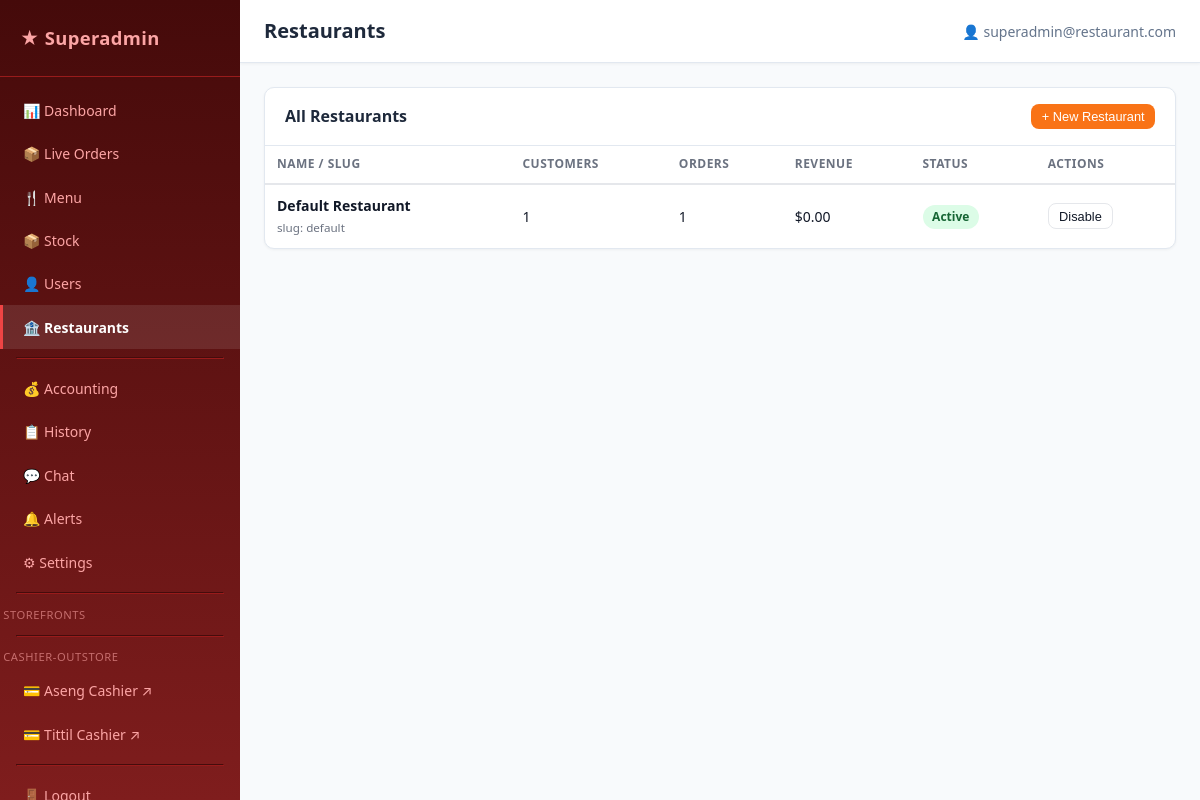
/superadmin/restaurants.php (signed in), run on the app's committed database.
### tables this page shows
CREATE TABLE Restaurant (
    id          TEXT PRIMARY KEY,
    name        TEXT NOT NULL,
    slug        TEXT NOT NULL UNIQUE,
    description TEXT,
    isActive    INTEGER NOT NULL DEFAULT 1,
    createdAt   TEXT NOT NULL DEFAULT (datetime('now')),
    updatedAt   TEXT NOT NULL DEFAULT (datetime('now'))
);

### db.php (called while the page is built, shortened)
<?php
function get_db(): PDO {
    static $pdo = null;
    if ($pdo === null) {
        $pdo = new PDO('sqlite:' . DB_PATH, null, null, [
            PDO::ATTR_ERRMODE            => PDO::ERRMODE_EXCEPTION,
            PDO::ATTR_DEFAULT_FETCH_MODE => PDO::FETCH_ASSOC,
        ]);
        $pdo->exec('PRAGMA foreign_keys = ON');
        $pdo->exec('PRAGMA journal_mode = WAL');
    }
    return $pdo;
}
function db_query(string $sql, array $params = []): array {
    $stmt = get_db()->prepare($sql);
    $stmt->execute($params);
    return $stmt->fetchAll();
}

### superadmin/restaurants.php (the view, shortened to what this page needs)
<?php
require_once dirname(__DIR__) . '/db.php';
include dirname(__DIR__) . '/includes/superadmin_header.php';
$restaurants = db_query(
    'SELECT r.*,
            (SELECT COUNT(*) FROM "Order" WHERE restaurantId = r.id) AS totalOrders,
            (SELECT COALESCE(SUM(CAST(totalAmount AS REAL)),0) FROM "Order" WHERE restaurantId = r.id AND status IN ("COMPLETED","READY","OUT_FOR_DELIVERY")) AS totalRevenue,
            (SELECT COUNT(*) FROM User WHERE restaurantId = r.id AND role = "CUSTOMER") AS customers,
            (SELECT COUNT(*) FROM User WHERE restaurantId = r.id AND role IN ("ADMIN","MANAGER")) AS admins
     FROM Restaurant r ORDER BY r.createdAt DESC'
);
?>
<div class="sa-card">
    <div class="sa-card-header">
        <h2>All Restaurants</h2>
        <button class="btn btn-primary btn-sm" id="add-restaurant-btn">+ New Restaurant</button>
    </div>
    <table class="table">
        <thead>
            <tr><th>Name / Slug</th><th>Customers</th><th>Orders</th><th>Revenue</th><th>Status</th><th>Actions</th></tr>
        </thead>
        <tbody>
        <?php foreach ($restaurants as $r): ?>
        <tr id="restaurant-row-<?= htmlspecialchars($r['id']) ?>">
            <td>
                <strong><?= htmlspecialchars($r['name']) ?></strong><br>
                <small class="text-muted">slug: <?= htmlspecialchars($r['slug']) ?></small>
            </td>
            <td><?= (int)$r['customers'] ?></td>
            <td><?= (int)$r['totalOrders'] ?></td>
            <td>$<?= number_format((float)$r['totalRevenue'], 2) ?></td>
            <td>
                <span class="<?= $r['isActive'] ? 'restaurant-active' : 'restaurant-inactive' ?>">
                    <?= $r['isActive'] ? 'Active' : 'Inactive' ?>
                </span>
            </td>
            <td>
                <button class="btn btn-sm btn-outline toggle-restaurant-btn"
                        data-id="<?= htmlspecialchars($r['id']) ?>"
                        data-active="<?= $r['isActive'] ?>">
                    <?= $r['isActive'] ? 'Disable' : 'Enable' ?>
                </button>
            </td>
        </tr>
        <?php endforeach; ?>
        </tbody>
    </table>
</div>
<?php include dirname(__DIR__) . '/includes/superadmin_footer.php'; ?>

### assets/css/style.css (style rules this page uses)
:root { --primary: #f97316; --primary-dark: #ea580c; --primary-fg: #fff; --bg: #f9fafb; --card-bg: #ffffff; --border: #e5e7eb; --text: #111827; --text-muted: #6b7280; --success: #16a34a; --warn: #d97706; --danger: #dc2626; --radius: 8px; --shadow: 0 1px 3px rgba(0,0,0,.08), 0 1px 2px rgba(0,0,0,.06); --transition: .15s ease; }
*, *::before, *::after { box-sizing: border-box; margin: 0; padding: 0; }
body { font-family: system-ui, -apple-system, sans-serif; background: var(--bg); color: var(--text); line-height: 1.5; }
.btn { display: inline-flex; align-items: center; gap: .35rem; padding: .5rem 1rem; border-radius: var(--radius); border: none; font-size: .875rem; font-weight: 500; cursor: pointer; transition: background var(--transition), opacity var(--transition); text-decoration: none; white-space: nowrap; }
.btn-primary { background: var(--primary); color: var(--primary-fg); }
.btn-outline { background: transparent; border: 1px solid var(--border); color: var(--text); }
.btn-sm { padding: .3rem .65rem; font-size: .8rem; }
.table { width: 100%; border-collapse: collapse; font-size: .875rem; }
.table th { text-align: left; padding: .6rem .75rem; font-weight: 600; border-bottom: 2px solid var(--border); color: var(--text-muted); text-transform: uppercase; letter-spacing: .04em; font-size: .75rem; }
.table td { padding: .65rem .75rem; border-bottom: 1px solid var(--border); }
.table tr:last-child td { border-bottom: none; }
.text-muted { color: var(--text-muted); }

### assets/css/superadmin.css (style rules this page uses)
.sa-body { background: #1c1917; }
.sa-card { background: #fff; border: 1px solid #e2e8f0; border-radius: 10px; box-shadow: 0 1px 3px rgba(0,0,0,.05); margin-bottom: 1.25rem; overflow: hidden; }
.sa-card-header { display: flex; align-items: center; justify-content: space-between; padding: 1rem 1.25rem; border-bottom: 1px solid #e2e8f0; }
.sa-card-header h2 { font-size: 1rem; font-weight: 700; color: #1e293b; margin: 0; }
.restaurant-active { background: #dcfce7; color: #166534; padding: .2rem .6rem; border-radius: 9999px; font-size: .75rem; font-weight: 600; }

### data on the page
restaurant: name "Default Restaurant", slug "default", customers "1", totalOrders "1", totalRevenue "0.00", isActive "Active"

### other printed values
$page_title "Restaurants"
$current_user['email'] "superadmin@restaurant.com"
